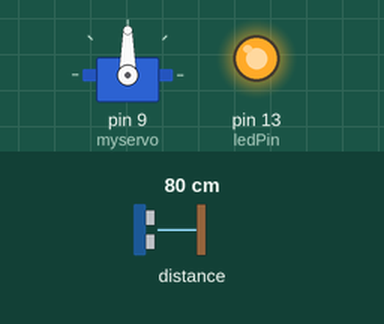
The sketch below on a simulated Arduino Uno, built with avr-gcc and run on an emulated ATmega328P. Parts: servo, output pins drawn as LEDs (lit = HIGH). Wiring (inferred from the names in the program): SRF02/SRF08 range finder at I2C address 0x70. Inputs (shaded band) come from the test bench; at power-on: distance to the obstacle 80 cm. The echo pulse lasts 58.3 µs per cm.

Above: at 0.2 s.
At 3.0 s:
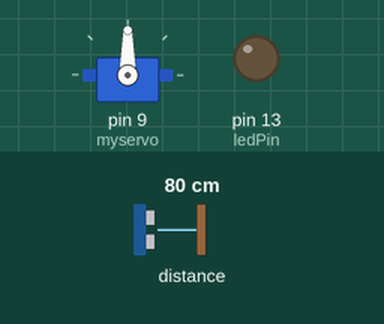
Timing chart, 0 to 7.2 s (numbered marks = the images above):
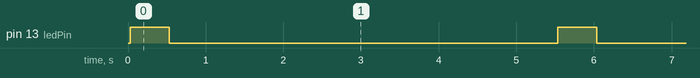

Measured:
- by itself, pin 13 (ledPin): alternates HIGH for 0.50 s and LOW for 5.0 s

The sketch:

Radar_Servo_SRF08_CM02_RF04.ino
```cpp
/**
 * Test programm for onboard wireless RADAR system
 */
#include <Servo.h>
#include <Wire.h>

Servo myservo;  // create servo object to control a servo

bool play = false;
byte command = 0;
bool requeteEnCours = false;
int pos = 10;    // variable to store the servo position
int pasAngle = 4;    // pas de l'angle
int reading = 0; // lecture de la réponse du SRF08
int ledPin =  LED_BUILTIN; // 13

void setup() {
  Wire.begin(8);                // join i2c bus with address #8
  Wire.onRequest(requestEvent); // register event
  Wire.onReceive(receiveEvent); // register event
//  Serial.begin(9600);          // start serial communication at 9600bps
  // initialize digital pin LED_BUILTIN as an output.
  pinMode(ledPin, OUTPUT);
  myservo.attach(9);  // attaches the servo on pin 9 to the servo object
  // range au moins une fois
  getRange();
}

void loop() {
  // =============================
  // partie scanner, radar actif
  // =============================
  if (play) { // si radar actif alors scanner
    digitalWrite(ledPin, HIGH);   // turn the LED on (HIGH is the voltage level)
    // repart de la dernière position connue (l'indice de la boucle n'est pas réinitialisé
    for (; pos < 170; pos += pasAngle) { // goes from 10 degrees to 170 degrees
      if (!play) { // si radar stopper alors quitter la boucle de scan
        break;
      }
      getRange();
      // envoyer la distance mesurée lorsque le capteur est droit
      if (pos <= (90 + pasAngle / 2) && pos >= (90 - pasAngle / 2)) {
//        Serial.println(reading);
      }
      myservo.write(pos);              // tell servo to go to position in variable 'pos'
      delay(10);                       // waits 15ms for the servo to reach the position
    }
  }
  if (play) { // si radar actif alors scanner
    digitalWrite(ledPin, LOW);
    for (; pos > 10; pos -= pasAngle) { // goes from 170 degrees to 10 degrees
      if (!play) { // si radar stopper alors quitter la boucle de scan
        break;
      }
      getRange();
      // envoyer la distance mesurée lorsque le capteur est droit
      if (pos <= (90 + pasAngle / 2) && pos >= (90 - pasAngle / 2)) {
//        Serial.println(reading);
      }
      myservo.write(pos);              // tell servo to go to position in variable 'pos'
      delay(10);                       // waits 15ms for the servo to reach the position
    }
  }

  // =============================
  // partie attente, radar inactif
  // =============================
  if (!play) { // si radar à l'arrêt alors attendre
    digitalWrite(ledPin, HIGH);   // turn the LED on (HIGH is the voltage level)
    for (int i = 0; i < 50; i++) {
      if (play) { // si démarrer le radar alors quitter la boucle d'attente
        break;
      }
      delay(10);
    }
  }
  if (!play) { // si radar à l'arrêt alors attendre
    digitalWrite(ledPin, LOW);   // turn the LED on (HIGH is the voltage level)
    for (int i = 0; i < 500; i++) {
      if (play) { // si démarrer le radar alors quitter la boucle d'attente
        break;
      }
      delay(10);
    }
  }
}

// function that executes whenever data is requested by master
// this function is registered as an event, see setup()
void requestEvent() {
  switch (command) {
    case 0x00:
      play = false;
      Wire.write(0);
      break;
    case 0x01:
      play = true;
      Wire.write(1);
      break;
    case 0x02:
      Wire.write(reading); // retourne la dernière valeur mesurée as expected by master
      Wire.write(pos); // retourne la dernière valeur mesurée as expected by master
      break;
    case 0x03:
      Wire.write("Pong");
      break;
  }
//  Serial.println("requestEvent");
//  Serial.println(command);
  requeteEnCours = false;
}

// function that executes whenever data is received from master
// this function is registered as an event, see setup()
void receiveEvent(int nbBytes) {
  requeteEnCours = true;
  command = Wire.read();
//  Serial.println("receiveEvent");
//  Serial.println(nbBytes);
//  Serial.println(command);
}

void getRange() {
  if (!requeteEnCours) {
    // step 1: instruct sensor to read echoes
    Wire.beginTransmission(112); // transmit to device #112 (0xE0 >> 2)
    // the address specified in the datasheet is 224 (0xE0)
    // but i2c adressing uses the high 7 bits so it's 112
    Wire.write(byte(0x00));      // sets register pointer to the command register (0x00)
    Wire.write(byte(0x51));      // command sensor to measure in "inches" (0x50)
    // use 0x51 for centimeters
    // use 0x52 for ping microseconds
    Wire.endTransmission();      // stop transmitting

    // step 2: wait for readings to happen
    delay(30);                   // datasheet suggests at least 65 milliseconds

    // step 3: instruct sensor to return a particular echo reading
    Wire.beginTransmission(112); // transmit to device #112
    Wire.write(byte(0x02));      // sets register pointer to echo #1 register (0x02)
    Wire.endTransmission();      // stop transmitting

    // step 4: request reading from sensor
    Wire.requestFrom(112, 2);    // request 2 bytes from slave device #112

    // step 5: receive reading from sensor
    if (2 <= Wire.available()) { // if two bytes were received
      reading = Wire.read();  // receive high byte (overwrites previous reading)
      reading = reading << 8;    // shift high byte to be high 8 bits
      reading |= Wire.read(); // receive low byte as lower 8 bits
      //Serial.println(reading);   // print the reading
    }

    //delay(250);                  // wait a bit since people have to read the output :)
  }
}
```
